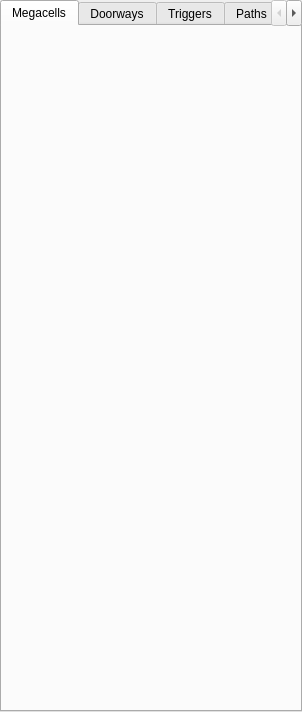
<?xml version="1.0" encoding="UTF-8"?>
<ui version="4.0">
 <class>KeypadsTabWidget</class>
 <widget class="QTabWidget" name="keypadTabs">
  <property name="geometry">
   <rect>
    <x>0</x>
    <y>0</y>
    <width>302</width>
    <height>712</height>
   </rect>
  </property>
  <property name="currentIndex">
   <number>0</number>
  </property>
  <widget class="MegacellKeypad" name="tab_megacell">
   <attribute name="title">
    <string>Megacells</string>
   </attribute>
  </widget>
  <widget class="DoorwayKeypad" name="tab_doorway">
   <attribute name="title">
    <string>Doorways</string>
   </attribute>
  </widget>
  <widget class="TriggerKeypad" name="tab_trigger">
   <attribute name="title">
    <string>Triggers</string>
   </attribute>
  </widget>
  <widget class="PathKeypad" name="tab_path">
   <attribute name="title">
    <string>Paths</string>
   </attribute>
  </widget>
  <widget class="RoomKeypad" name="tab_room">
   <attribute name="title">
    <string>Rooms</string>
   </attribute>
  </widget>
  <widget class="ObjectKeypad" name="tab_object">
   <attribute name="title">
    <string>Objects</string>
   </attribute>
  </widget>
  <widget class="LevelKeypad" name="tab_level">
   <attribute name="title">
    <string>Level</string>
   </attribute>
  </widget>
  <widget class="LightingKeypad" name="tab_lighting">
   <attribute name="title">
    <string>Lighting</string>
   </attribute>
  </widget>
  <widget class="MatcenKeypad" name="tab_matcen">
   <attribute name="title">
    <string>Matcens</string>
   </attribute>
  </widget>
  <widget class="TerrainKeypad" name="tab_terrain">
   <attribute name="title">
    <string>Terrain</string>
   </attribute>
  </widget>
  <widget class="TextureKeypad" name="tab_texture">
   <attribute name="title">
    <string>Textures</string>
   </attribute>
  </widget>

 </widget>
 <customwidgets>
  <customwidget>
   <class>MegacellKeypad</class>

   <header>megacell_keypad.h</header>
   <container>0</container>
  </customwidget>
  <customwidget>
   <class>DoorwayKeypad</class>

   <header>doorway_keypad.h</header>
   <container>0</container>
  </customwidget>
  <customwidget>
   <class>TriggerKeypad</class>

   <header>trigger_keypad.h</header>
   <container>0</container>
  </customwidget>
  <customwidget>
   <class>PathKeypad</class>

   <header>path_keypad.h</header>
   <container>0</container>
  </customwidget>
  <customwidget>
   <class>RoomKeypad</class>

   <header>room_keypad.h</header>
   <container>0</container>
  </customwidget>
  <customwidget>
   <class>ObjectKeypad</class>

   <header>object_keypad.h</header>
   <container>0</container>
  </customwidget>
  <customwidget>
   <class>LevelKeypad</class>

   <header>level_keypad.h</header>
   <container>0</container>
  </customwidget>
  <customwidget>
   <class>LightingKeypad</class>

   <header>lighting_keypad.h</header>
   <container>0</container>
  </customwidget>
  <customwidget>
   <class>MatcenKeypad</class>

   <header>matcen_keypad.h</header>
   <container>0</container>
  </customwidget>
  <customwidget>
   <class>TerrainKeypad</class>

   <header>terrain_keypad.h</header>
   <container>0</container>
  </customwidget>
  <customwidget>
   <class>TextureKeypad</class>

   <header>texture_keypad.h</header>
   <container>0</container>
  </customwidget>
 </customwidgets>
 <resources/>
 <connections/>
</ui>
